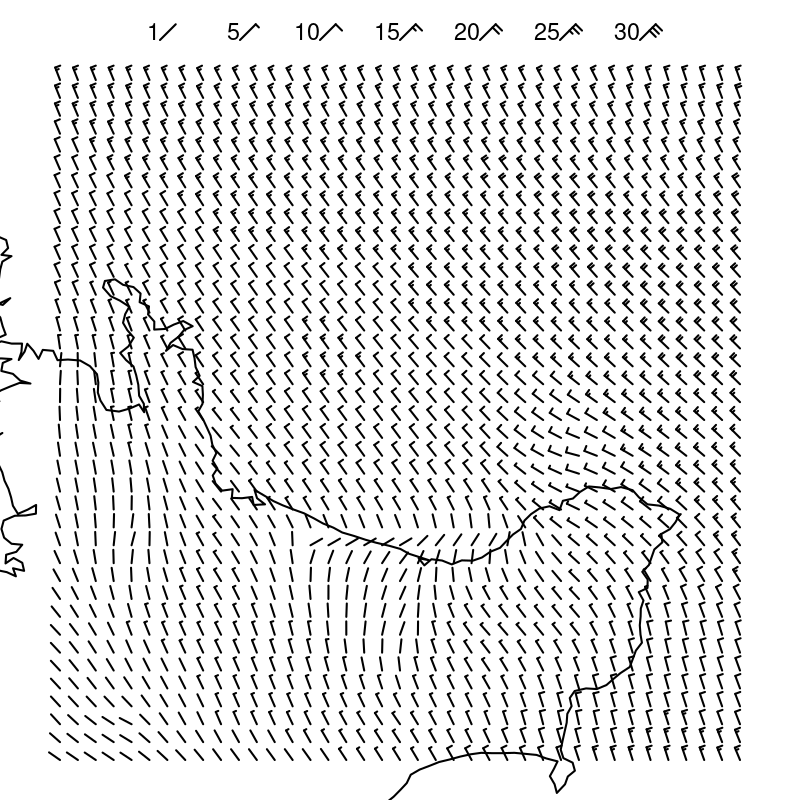

The R source for this figure:

source("common.R")

png("NOMADS-barb.png", width=800, height=800, res=200)
dev.control("enable")

par(mar=c(1, 1, 2, 1), xaxs="i", yaxs="i", xpd=NA)
subset <- row(u.grid.nz.fine) > 91 & row(u.grid.nz.fine) < 131 &
    col(u.grid.nz.fine) > 78 & col(u.grid.nz.fine) < 118
xx <- x0[subset] ## rep(x, length(x))
yy <- y0[subset] ## rep(y, each=length(x))
direction <-
    -(180*(atan2(v.grid.nz.fine, u.grid.nz.fine) + pi/2)/pi)[subset]
speed <- sqrt(u.grid.nz.fine^2 + v.grid.nz.fine^2)[subset]
speedMax <- which.max(speed)
speedMin <- which.min(speed)
library(thunder)
plot(xx, yy, type="n", axes=FALSE, asp=1)
map("nz", c("North.Island"), fill=TRUE, col=NA, add=TRUE)
## library(mapdata)
## map("nzHires", c("North Island"), fill=TRUE, col="grey90", add=TRUE)
for (i in seq_along(xx)) {
    ## 1 metre per sec is approximately 2 knots
    windbarbs(xx[i], yy[i], direction[i], 2*speed[i], cex=.3)
}
library(gridGraphics)
grid.echo()
barbs <- grid.grep("segments", grep=TRUE, global=TRUE)
## grid.edit(barbs[[speedMax]], gp=gpar(col="red"))
## grid.edit(barbs[[speedMin]], gp=gpar(col="green"))
grid.rect(y=1, height=unit(1, "lines"), just="top",
          gp=gpar(col=NA, fill="white"))
key <- function(x, speed) {
    pushViewport(viewport(unit(.5, "npc") + unit(x, "lines"),
                          unit(1, "npc") - unit(1, "lines")))
    grid.echo(function() {
        par(mar=rep(0, 4)); plot.new(); windbarbs(.5, .5, 45, speed, cex=.5)
    },
    newpage=FALSE)
    grid.text(speed, just=c("right", "bottom"), gp=gpar(cex=.7))
    popViewport()
}
key(-6, 1)
key(-4, 5)
key(-2, 10)
key(0, 15)
key(2, 20)
key(4, 25)
key(6, 30)

dev.off()
